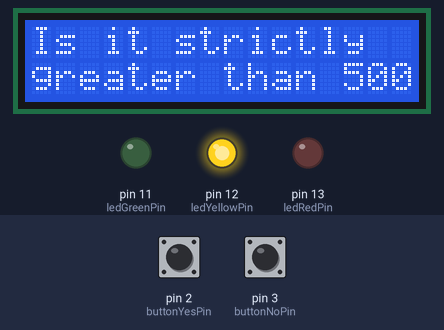
The sketch below on a simulated Arduino Uno, built with avr-gcc and run on an emulated ATmega328P. Parts: 16×2 character LCD, output pins drawn as LEDs (lit = HIGH). Inputs (shaded band) come from the test bench; at power-on: pin 2 (buttonYesPin) HIGH, pin 3 (buttonNoPin) HIGH.

Above: at 4.3 s.
4.4 s: pin 2 (buttonYesPin) pulled LOW for 3.2 s
At 8.3 s:
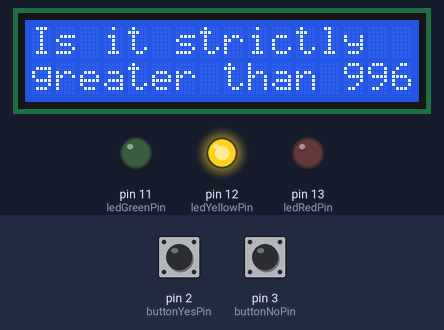
9.1 s: pin 3 (buttonNoPin) pulled LOW for 3.2 s
At 11.8 s:
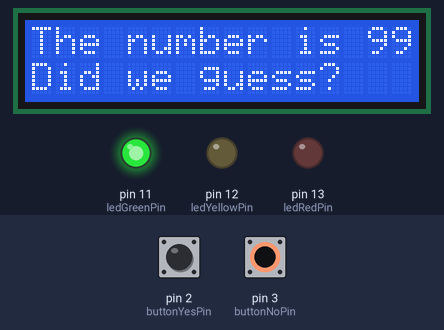
19.8 s: pin 3 (buttonNoPin) pulled LOW for 3.2 s
At 23.9 s:
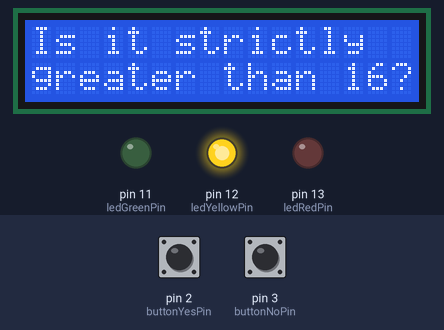
24.5 s: pin 2 (buttonYesPin) pulled LOW for 0.15 s
At 25.9 s:
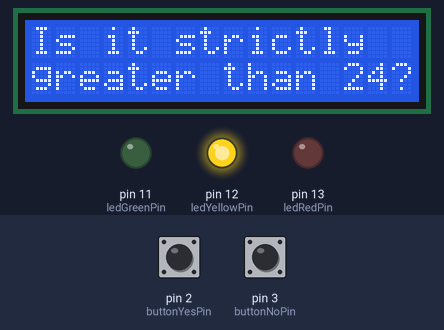
Timing chart, 0 to 27.1 s (numbered marks = the images above; inputs shaded):
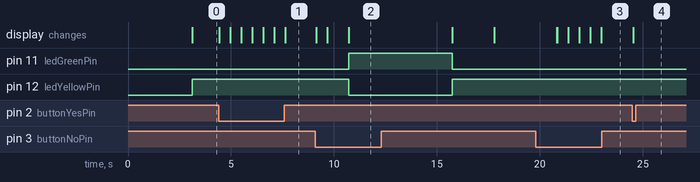

Measured:
- after the input at 4.4 s, the display: first changes at once (image 1 shows a later state)
- after the input at 9.1 s, pin 11 (ledGreenPin): LOW → HIGH after 1.6 s, → LOW 5.0 s later; pin 12 (ledYellowPin): HIGH → LOW after 1.6 s, → HIGH 5.0 s later; the display: first changes at once (image 2 shows a later state)
- after the input at 19.8 s, the display: first differs from a run without the input after 1.0 s (image 3 shows a later state)
- after the input at 24.5 s, the display: changes at once (image 4)

The sketch:

Numeric_Akinator_Thousand_Numbers.ino
```cpp
// RESEARCH AND DEVELOPMENT (R&D) PROJECT
// Created by: Gabriel Correia
// Project Developed for Onda Elétrica

// Importing libraries (make sure it's compatible with the I2C LCD)
#include <Wire.h>
#include <LiquidCrystal_I2C.h>

// I2C LCD address (adjust if necessary)
LiquidCrystal_I2C lcd(0x27, 16, 2);

// Button pins
const int buttonYesPin = 2;  // YES button (SIM)
const int buttonNoPin = 3;   // NO button (NO)

// LEDs (optional)
const int ledGreenPin = 11;  // Green LED pin
const int ledYellowPin = 12; // Yellow LED pin
const int ledRedPin = 13;    // Red LED pin

// Variables
int buttonYesState = 0;
int buttonNoState = 0;
int minNum = 1; // Start number
int maxNum = 999;
int guess;
int questionCount = 0;
const int maxQuestions = 10; // Maximum number of questions

void setup() {
  // Pin configuration
  pinMode(buttonYesPin, INPUT_PULLUP);
  pinMode(buttonNoPin, INPUT_PULLUP);
  pinMode(ledGreenPin, OUTPUT);
  pinMode(ledYellowPin, OUTPUT);
  pinMode(ledRedPin, OUTPUT);

  // Initialize the LCD
  lcd.init();
  lcd.backlight();

  // Initial message
  lcd.setCursor(0, 0);
  lcd.print("Think of a number");
  lcd.setCursor(0, 1);
  lcd.print("between 1 and 999");
  delay(3000);
  lcd.clear();

  // First guess
  guess = (minNum + maxNum) / 2;
  lcd.setCursor(0, 0);
  lcd.print("Is it strictly");
  lcd.setCursor(0, 1);
  lcd.print("greater than ");
  lcd.print(guess);
  lcd.print("?");
}

void loop() {
  // Read the state of the buttons
  buttonYesState = digitalRead(buttonYesPin);
  buttonNoState = digitalRead(buttonNoPin);
  digitalWrite(ledYellowPin, HIGH);

  if (questionCount < maxQuestions) {
    if (buttonYesState == LOW) {
      // YES button pressed
      minNum = guess + 1;
      questionCount++;
      nextGuess();
      delay(500); // Small delay to avoid multiple button readings
    } else if (buttonNoState == LOW) {
      // NO button pressed
      maxNum = guess; // Adjust to include the guess
      questionCount++;
      nextGuess();
      delay(500); // Small delay to avoid multiple button readings
    }
  } else {
    // After 10 questions, make the final statement
    lcd.clear();
    lcd.setCursor(0, 0);
    lcd.print("The number is ");
    lcd.print(guess);
    lcd.setCursor(0, 1);
    lcd.print("Did we guess?");
    digitalWrite(ledGreenPin, HIGH);
    digitalWrite(ledYellowPin, LOW);
    delay(5000);
    resetGame();
  }

  // Check if the limits have crossed
  if (minNum > maxNum) {
    lcd.clear();
    lcd.setCursor(0, 0);
    lcd.print("Error! Restart.");
    delay(3000);
    resetGame();
  }
}

void nextGuess() {
  guess = (minNum + maxNum) / 2;
  lcd.clear();
  lcd.setCursor(0, 0);
  lcd.print("Is it strictly");
  lcd.setCursor(0, 1);
  lcd.print("greater than ");
  lcd.print(guess);
  lcd.print("?");
}

void resetGame() {
  // Restart the game
  minNum = 1; // Reset to start number
  maxNum = 999;
  guess = (minNum + maxNum) / 2;
  questionCount = 0;
  lcd.clear();
  lcd.setCursor(0, 0);
  lcd.print("New game!");
  digitalWrite(ledGreenPin, LOW);
  digitalWrite(ledYellowPin, HIGH);
  delay(2000);
  lcd.clear();
  lcd.setCursor(0, 0);
  lcd.print("Think of a number");
  lcd.setCursor(0, 1);
  lcd.print("between 1 and 999");
  delay(3000);
  lcd.clear();
  lcd.setCursor(0, 0);
  lcd.print("Is it strictly");
  lcd.setCursor(0, 1);
  lcd.print("greater than ");
  lcd.print(guess);
  lcd.print("?");
}
```
